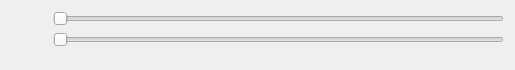
<?xml version="1.0" encoding="UTF-8"?>
<ui version="4.0">
 <class>ContrastWindow</class>
 <widget class="QWidget" name="ContrastWindow">
  <property name="geometry">
   <rect>
    <x>0</x>
    <y>0</y>
    <width>515</width>
    <height>70</height>
   </rect>
  </property>
  <property name="sizePolicy">
   <sizepolicy hsizetype="Fixed" vsizetype="Fixed">
    <horstretch>0</horstretch>
    <verstretch>0</verstretch>
   </sizepolicy>
  </property>
  <property name="windowTitle">
   <string>Контрастирование</string>
  </property>
  <layout class="QVBoxLayout" name="verticalLayout_2">
   <item>
    <layout class="QGridLayout" name="gridLayout">
     <item row="1" column="1">
      <widget class="QSlider" name="sliderMax">
       <property name="orientation">
        <enum>Qt::Horizontal</enum>
       </property>
      </widget>
     </item>
     <item row="0" column="1">
      <widget class="QSlider" name="sliderMin">
       <property name="orientation">
        <enum>Qt::Horizontal</enum>
       </property>
      </widget>
     </item>
     <item row="2" column="1">
      <spacer name="verticalSpacer">
       <property name="orientation">
        <enum>Qt::Vertical</enum>
       </property>
       <property name="sizeType">
        <enum>QSizePolicy::Expanding</enum>
       </property>
       <property name="sizeHint" stdset="0">
        <size>
         <width>0</width>
         <height>0</height>
        </size>
       </property>
      </spacer>
     </item>
     <item row="0" column="0">
      <widget class="QLabel" name="labelMin">
       <property name="sizePolicy">
        <sizepolicy hsizetype="Minimum" vsizetype="Preferred">
         <horstretch>0</horstretch>
         <verstretch>0</verstretch>
        </sizepolicy>
       </property>
       <property name="minimumSize">
        <size>
         <width>36</width>
         <height>0</height>
        </size>
       </property>
       <property name="text">
        <string/>
       </property>
      </widget>
     </item>
     <item row="1" column="0">
      <widget class="QLabel" name="labelMax">
       <property name="sizePolicy">
        <sizepolicy hsizetype="Fixed" vsizetype="Preferred">
         <horstretch>0</horstretch>
         <verstretch>0</verstretch>
        </sizepolicy>
       </property>
       <property name="minimumSize">
        <size>
         <width>36</width>
         <height>0</height>
        </size>
       </property>
       <property name="text">
        <string/>
       </property>
      </widget>
     </item>
    </layout>
   </item>
  </layout>
 </widget>
 <resources/>
 <connections>
  <connection>
   <sender>sliderMin</sender>
   <signal>valueChanged(int)</signal>
   <receiver>labelMin</receiver>
   <slot>setNum(int)</slot>
   <hints>
    <hint type="sourcelabel">
     <x>164</x>
     <y>28</y>
    </hint>
    <hint type="destinationlabel">
     <x>36</x>
     <y>22</y>
    </hint>
   </hints>
  </connection>
  <connection>
   <sender>sliderMax</sender>
   <signal>valueChanged(int)</signal>
   <receiver>labelMax</receiver>
   <slot>setNum(int)</slot>
   <hints>
    <hint type="sourcelabel">
     <x>108</x>
     <y>44</y>
    </hint>
    <hint type="destinationlabel">
     <x>26</x>
     <y>44</y>
    </hint>
   </hints>
  </connection>
 </connections>
</ui>
